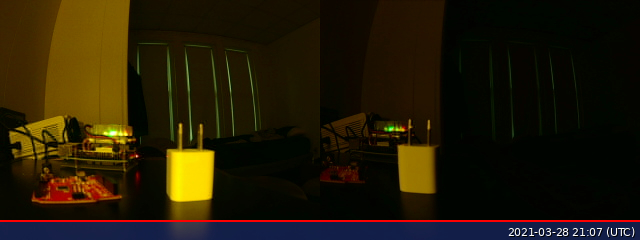
#> input picture demeter_ws/src/vision/scripts/stereovision/scenes/photo.png, 640 x 240 px
$ python 5_dm_tune.py
#> lines starting #> are read from the running program, lines starting #| are printed output that depends on the picture
# Copyright (C) 2019 Eugene Pomazov, <stereopi.com>, virt2real team
#
# This file is part of StereoPi tutorial scripts.
#
# StereoPi tutorial is free software: you can redistribute it
# and/or modify it under the terms of the GNU General Public License
# as published by the Free Software Foundation, either version 3 of the
# License, or (at your option) any later version.
#
# StereoPi tutorial is distributed in the hope that it will be useful,
# but WITHOUT ANY WARRANTY; without even the implied warranty of
# MERCHANTABILITY or FITNESS FOR A PARTICULAR PURPOSE.  See the
# GNU General Public License for more details.
#
# You should have received a copy of the GNU General Public License
# along with StereoPi tutorial.
# If not, see <http://www.gnu.org/licenses/>.
#
# Most of this code is updated version of 3dberry.org project by virt2real
#
# Thanks to Adrian and http://pyimagesearch.com, as there are lot of
# code in this tutorial was taken from his lessons.
#


import cv2
import os
from matplotlib import pyplot as plt
from matplotlib.widgets import Slider, Button
import numpy as np
import json
from stereovision.calibration import StereoCalibrator
from stereovision.calibration import StereoCalibration

# Global variables preset
imageToDisp = './scenes/photo.png'
photo_width = 640
photo_height = 240
image_height = 240
image_width = 320
image_size = (image_width,image_height)

if os.path.isfile(imageToDisp) == False:
    print ('Can not read image from file \"'+imageToDisp+'\"')
    exit(0)

pair_img = cv2.imread(imageToDisp,0)
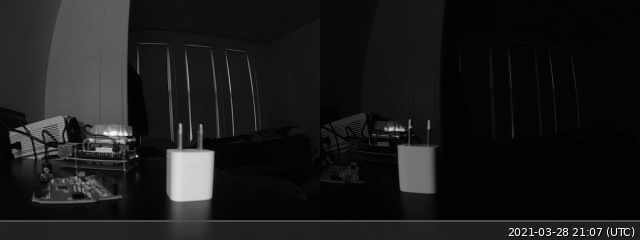
#> pair_img: shape (240, 640); min 0, max 255, mean 26.5
# Read image and split it in a stereo pair
print('Read and split image...')
imgLeft = pair_img [0:photo_height,0:image_width] #Y+H and X+W
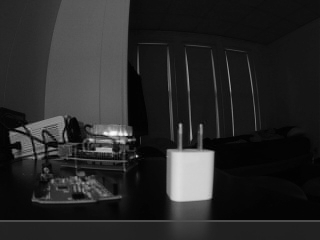
#> imgLeft: shape (240, 320); min 0, max 251, mean 40
imgRight = pair_img [0:photo_height,image_width:photo_width] #Y+H and X+W
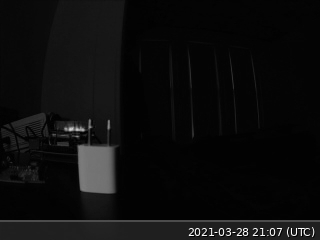
#> imgRight: shape (240, 320); min 0, max 255, mean 13


# Implementing calibration data
print('Read calibration data and rectifying stereo pair...')
#> (the run stopped early here; a loop or call above may not have finished)
